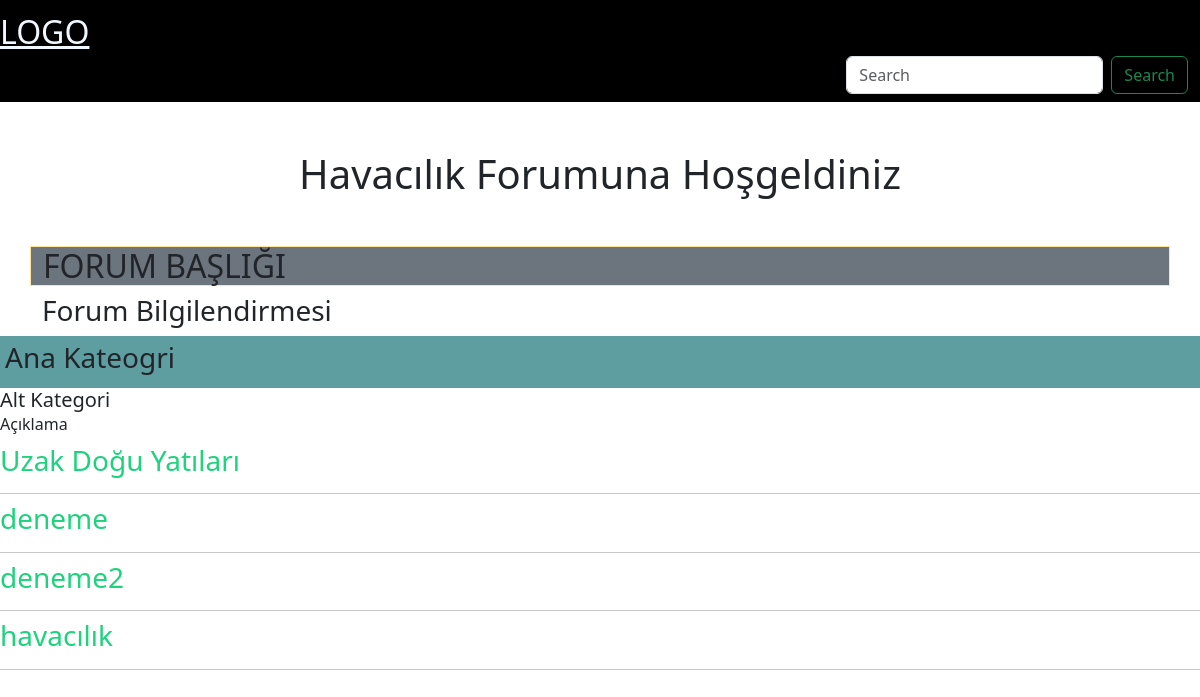
Before: /forum/ with the older database file.
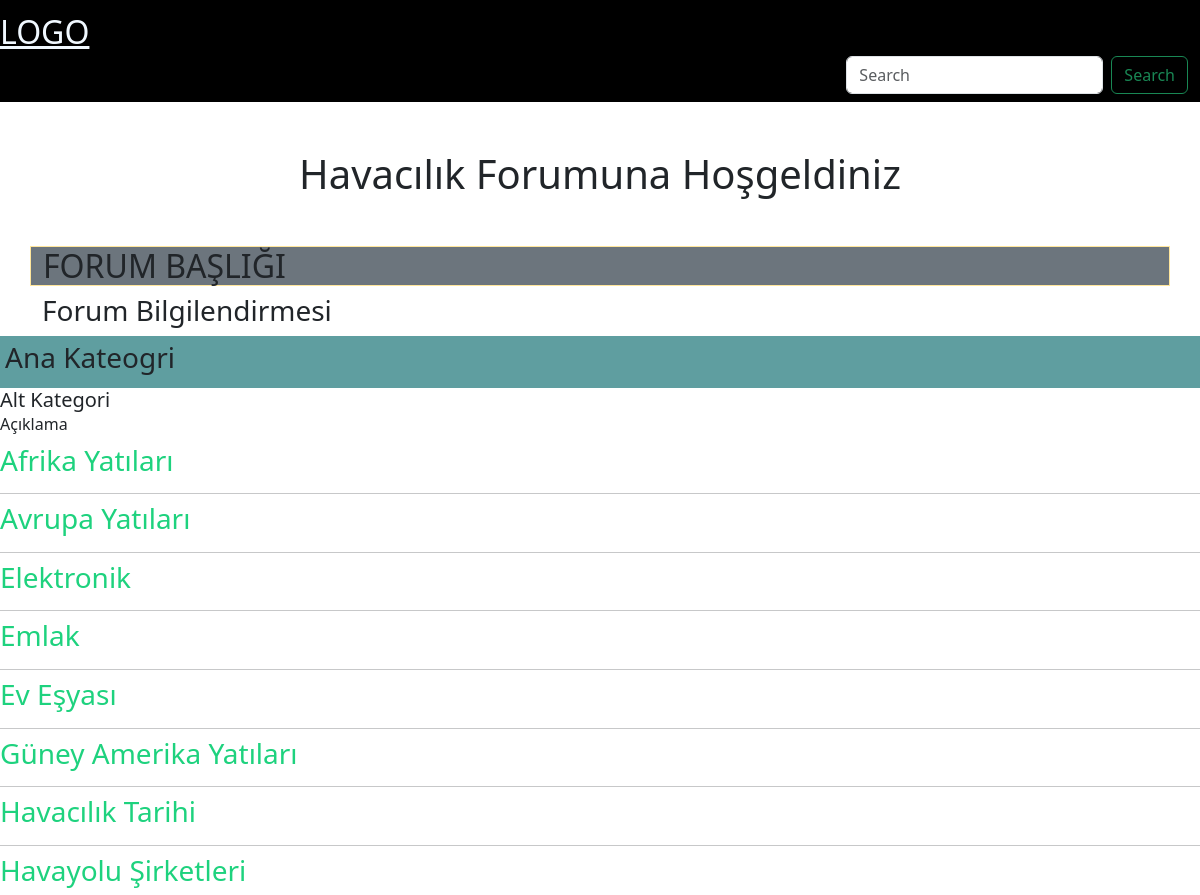
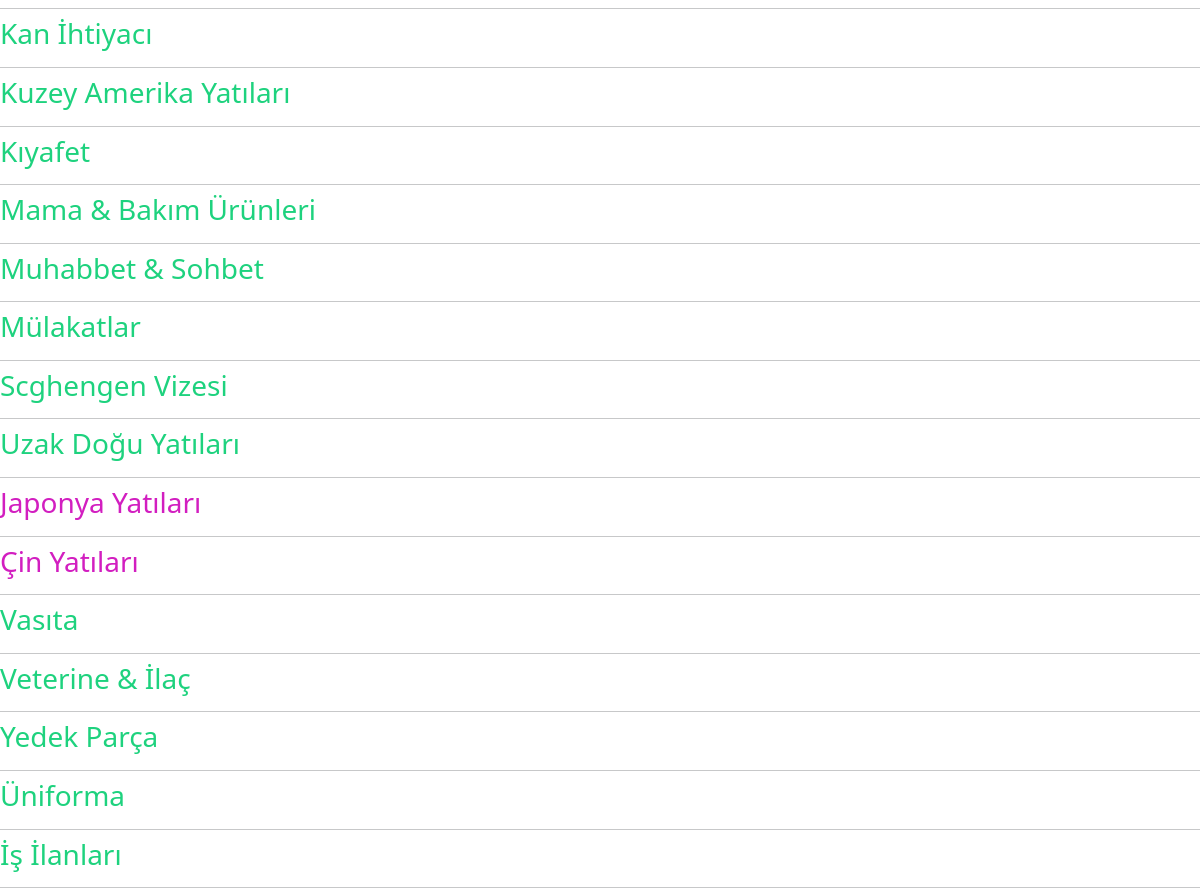
After: the same page with the newer database file (2 pictures, top to bottom).
### forum/models.py (models this page shows, shortened)
class Subcategory(models.Model):
    name = models.CharField(max_length = 50)
    slug = models.SlugField(null = True, blank = True, editable = False)
    kategori = models.ForeignKey(Category, on_delete = models.SET_NULL, null = True)
    created_at = models.DateTimeField(auto_now_add = True, null =True)
    class Meta:
        verbose_name_plural = '02-Alt Kategoriler'
        verbose_name = 'Alt Kategori'
        ordering = ['name']

class Subjects(models.Model):
    name = models.CharField(max_length= 100)
    slug = models.SlugField(null = True, blank = True ,editable=False)
    altKategori = models.ForeignKey(Subcategory,on_delete = models.SET_NULL,null = True)
    created_at = models.DateTimeField(auto_now_add = True, null =True)
    class Meta:
        verbose_name_plural= '03-Konu Başlıkları'
        verbose_name = 'Konu'
        ordering = ['name']

### forum/views.py (the view)
# urls.py: path('',include('forum.urls'))
def forum(request):
    mysubcategories= Subcategory.objects.all().order_by('name')
    subjects = Subjects.objects.all().order_by('name')
    context ={
        'mysubcategories' : mysubcategories,
        'subjects' : subjects,
    }
    return render(request, 'forum1.html', context )

### templates/forum1.html (shortened to what this page needs)
<!DOCTYPE html>
<html lang="tr">
<head>
    <link href="https://cdn.jsdelivr.net/npm/bootstrap@5.3.3/dist/css/bootstrap.min.css" rel="stylesheet"
>
    <link rel="stylesheet" href="../static/css/style.css">
</head>
<body>
    {% include 'partials/_navbar.html' %}
    <div class="container mt-3">
        <h1 class="text-center mb-5 mt-5">Havacılık Forumuna Hoşgeldiniz</h1>
        <div class="row">
            <h2 class="border border-1 border-warning-subtle bg-secondary">FORUM BAŞLIĞI</h2>
            <h3 class="forum-text">Forum Bilgilendirmesi </h3>
        </div>
    </div>
    <div class="forum-con">
        <div class="forum-box1">
            <h3>Ana Kateogri</h3>
        </div>
        <div class="forum-box2">
            <h5>Alt Kategori</h5>
            <p>Açıklama</p>
        </div>
    </div>
    <div class="forum-con">
        {% for subcat in mysubcategories %}
        <h3 style="color: rgb(30, 210, 126);">{{subcat.name}}</h5>
        <hr class="mb-2">
        {% for subj in subcat.subjects_set.all %}
        <h3 style="color: rgb(210, 30, 192);">{{subj.name}}</h5>
        <hr class="mb-2">
        {% endfor %}
        {% endfor %}
    </div>
</body>
</html>

### templates/partials/_navbar.html (shortened to what this page needs)
<nav class="navbar bg-black">
    <a style="font-size: 32px;color: aliceblue;" href="/">LOGO</a>
    <div class="container-fluid">
        <form class="d-flex" role="search">
            <input class="form-control me-2" type="search" placeholder="Search" aria-label="Search">
            <button class="btn btn-outline-success" type="submit">Search</button>
        </form>
    </div>
</nav>

### static/css/style.css (style rules this page uses)
* { box-sizing: border-box; padding: 0; margin: 0; }
.forum-box1 { background-color: cadetblue; height: auto; padding: 5px; }
.forum-box2 h5 { margin: 0px 0px; }
.forum-box2 p { margin-bottom: 8px; }

Changed rows visible on the page:
removed Subcategory: name "deneme"
removed Subcategory: name "deneme2"
added Subcategory: name "Afrika Yatıları"
added Subcategory: name "Avrupa Yatıları"
added Subcategory: name "Elektronik"
added Subcategory: name "Emlak"
added Subcategory: name "Ev Eşyası"
added Subcategory: name "Güney Amerika Yatıları"
changed Subcategory: name "havacılık" → "Havacılık Tarihi"; moves up the list
added Subcategory: name "Havayolu Şirketleri"
added Subcategory: name "Kan İhtiyacı"
added Subcategory: name "Kuzey Amerika Yatıları"
added Subcategory: name "Kıyafet"
added Subcategory: name "Mama & Bakım Ürünleri"
added Subcategory: name "Muhabbet & Sohbet"
added Subcategory: name "Mülakatlar"
added Subcategory: name "Scghengen Vizesi"
added Subjects: name "Japonya Yatıları", shown under Subcategory "Uzak Doğu Yatıları"
added Subjects: name "Çin Yatıları", shown under Subcategory "Uzak Doğu Yatıları"
added Subcategory: name "Vasıta"
added Subcategory: name "Veterine & İlaç"
added Subcategory: name "Yedek Parça"
added Subcategory: name "Üniforma"
added Subcategory: name "İş İlanları"
